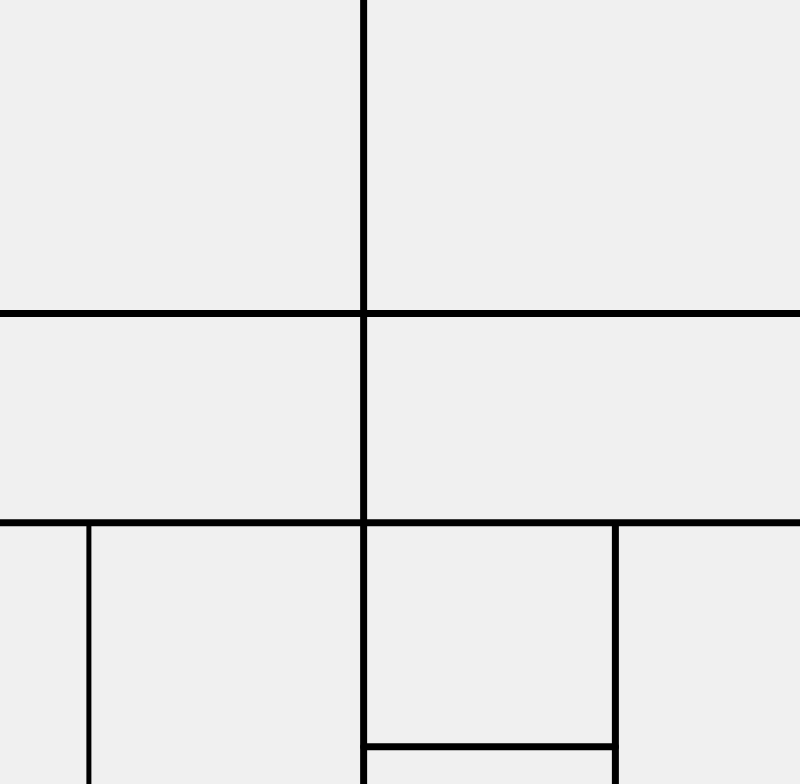
Frame 1 (no input)
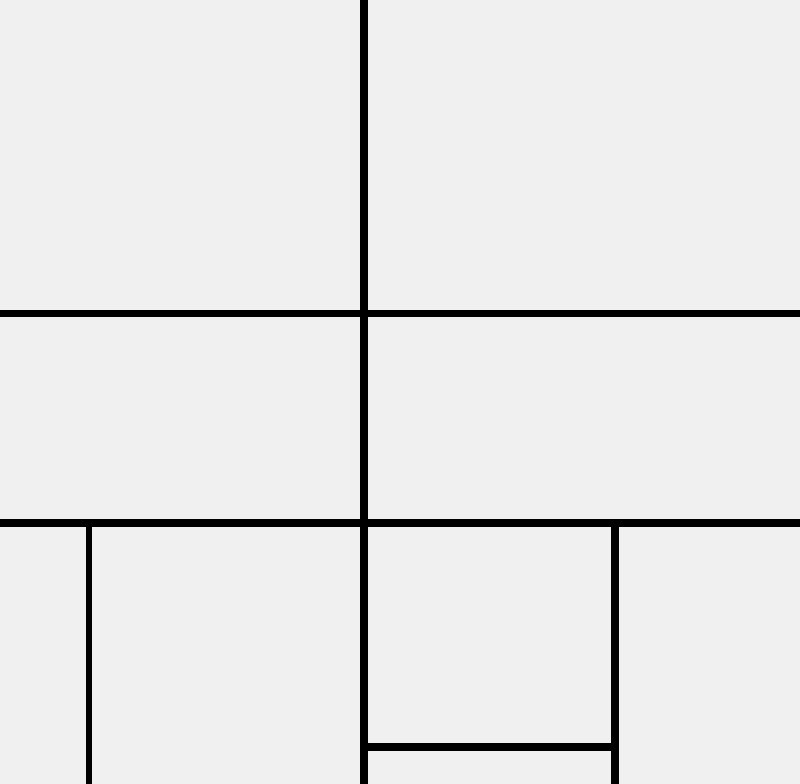
Frame 60 (no input)
Frame 120 (the mouse pressed at the canvas centre since frame 60): identical to frame 60, image omitted

The p5.js sketch that drew these frames (run headless with seeded random() and noise() and a simulated clock; from frame 60 on, the mouse is pressed at the canvas centre):

// p5.js sketch
// ── sketch.js
function setup() {
  createCanvas(800, 784);
  background(240);
}

function draw() {
  
  strokeWeight(7)
  line(0, height/2.5, width, height/2.5);
  line(0, height/1.5, width, height/1.5)
  line(width/2.2, 0, width/2.2, height)

  strokeWeight(7)
  line(width/1.3, 525, width/1.3, height/0.2)

  strokeWeight(5)
  line(width/9, 900, width/9, height/1.5)

  strokeWeight(7)
  line(width/2.2, height/1.05, width/1.3, height/1.05)

}

function windowResized() {
  resizeCanvas(windowWidth, windowHeight);
}
